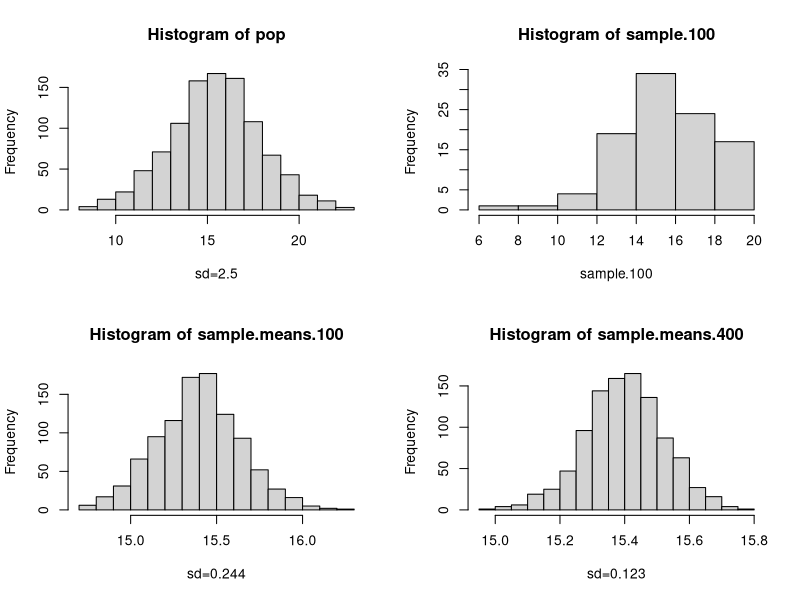
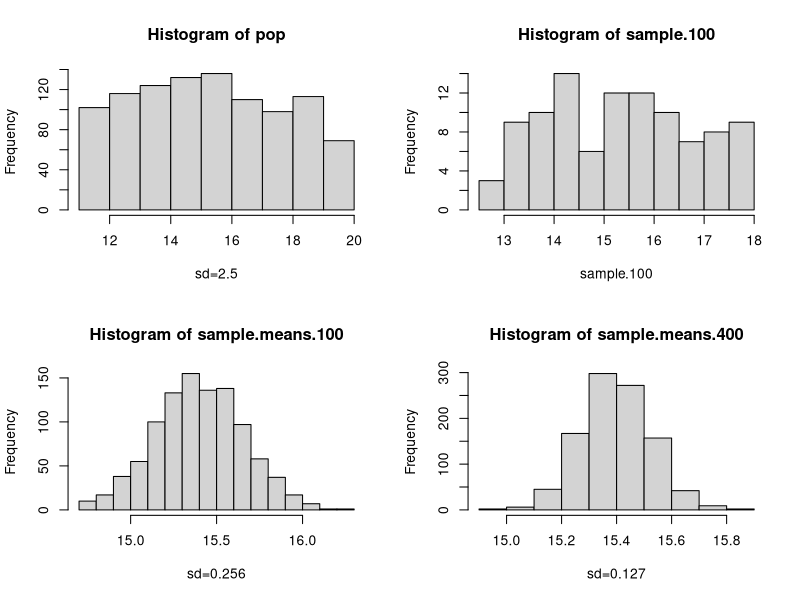
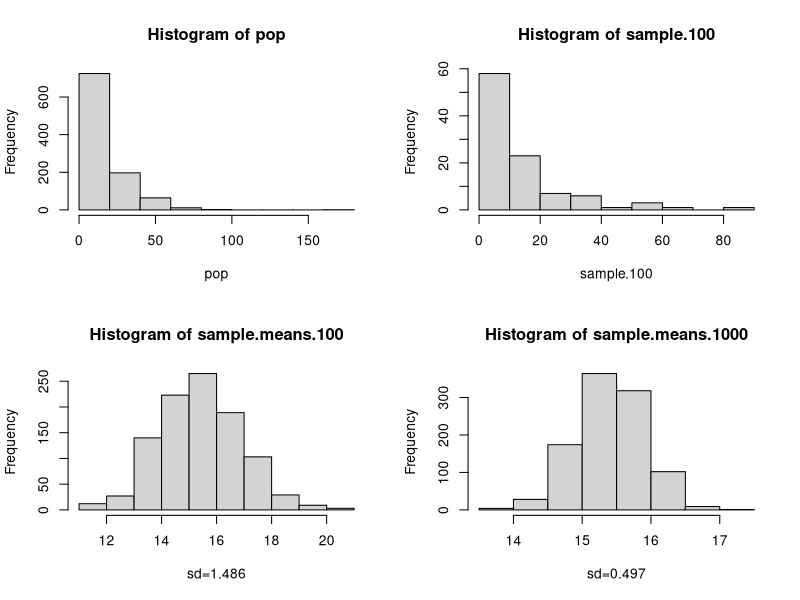
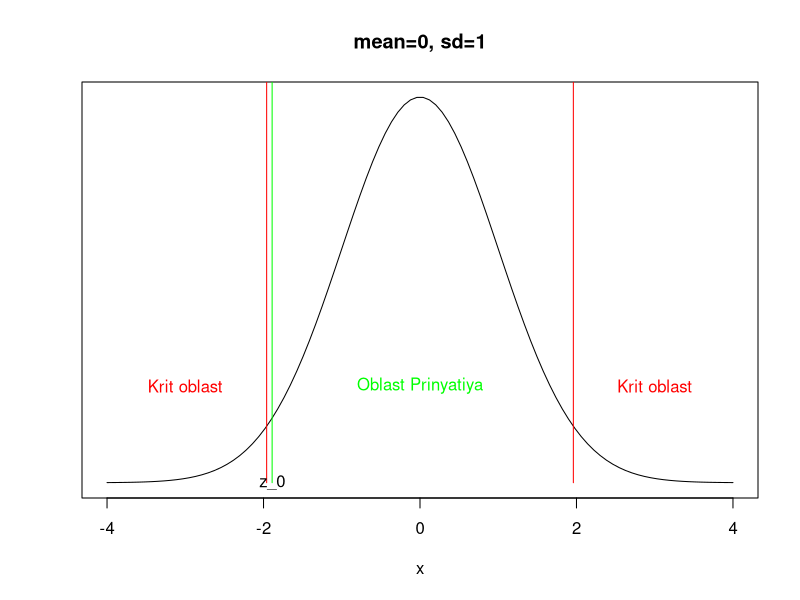
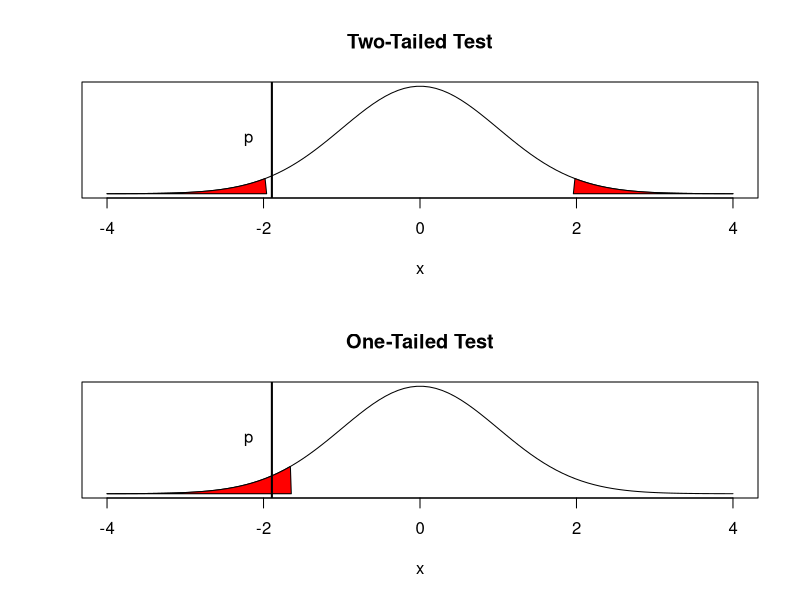

Generate these figures, in order, with R: (Note: this script raises an error after producing the figures.)
## ---- chunk 1
mean <- 15.4; sd <- 2.5;

op <- par(mfrow=c(2,2))

pop <- rnorm(1000, mean, sd)
hist(pop, xlab=paste0("sd=", sd))

sample.100 <- rnorm(100, mean, sd)
hist(sample.100)

sample.means.100 <- rep(NA, 1000)
for (i in 1:1000) {
  sample.100 <- rnorm(100, mean, sd)
  sample.means.100[i] <- mean(sample.100)
}
sigma.100 <- round(sqrt(var(sample.means.100)), 3)
hist(sample.means.100, xlab=paste0("sd=", sigma.100))


sample.means.400 <- rep(NA, 1000)
for (i in 1:1000) {
  sample.400 <- rnorm(400, mean, sd)
  sample.means.400[i] <- mean(sample.400)
}
sigma.400 <- round(sqrt(var(sample.means.400)), 3)
hist(sample.means.400, xlab=paste0("sd=", sigma.400))

par(op)
## ---- chunk 2
mean <- 15.4; sd <- 2.5;

d <- sd*sqrt(12)/2;

op <- par(mfrow=c(2,2))

pop <- runif(1000, min=mean-d, max=mean+d)
hist(pop, xlab=paste0("sd=", sd))

sample.100 <- runif(100, min=mean-sd, max=mean+sd)
hist(sample.100)

sample.means.100 <- rep(NA, 1000)
for (i in 1:1000) {
  sample.100 <- runif(100, min=mean-d, max=mean+d)
  sample.means.100[i] <- mean(sample.100)
}
sigma.100 <- round(sqrt(var(sample.means.100)), 3)
hist(sample.means.100, xlab=paste0("sd=", sigma.100))


sample.means.400 <- rep(NA, 1000)
for (i in 1:1000) {
  sample.400 <- runif(400, min=mean-d, max=mean+d)
  sample.means.400[i] <- mean(sample.400)
}
sigma.400 <- round(sqrt(var(sample.means.400)), 3)
hist(sample.means.400, xlab=paste0("sd=", sigma.400))

par(op)
## ---- chunk 3
mean <- 15.4

op <- par(mfrow=c(2,2))

pop <- rexp(1000, 1/mean)
hist(pop)

sample.100 <- rexp(100, 1/mean)
hist(sample.100)

sample.means.100 <- rep(NA, 1000)
for (i in 1:1000) {
  sample.100 <- rexp(100, 1/mean)
  sample.means.100[i] <- mean(sample.100)
}
sigma.100 <- round(sqrt(var(sample.means.100)), 3)
hist(sample.means.100, xlab=paste0("sd=", sigma.100))


sample.means.1000 <- rep(NA, 1000)
for (i in 1:1000) {
  sample.1000 <- rexp(1000, 1/mean)
  sample.means.1000[i] <- mean(sample.1000)
}
sigma.1000 <- round(sqrt(var(sample.means.1000)), 3)
hist(sample.means.1000, xlab=paste0("sd=", sigma.1000))

par(op)
## ---- chunk 4
xbar = 14.6            # выборочное среднее
mu0 = 15.4             # среднее генеральной совокупности
sigma = 2.5            # стандартное отклонение
n = 35                 # размер выборки
alpha = .05            # уровень значимости

z.half = qnorm(1-alpha/2) 

# Область принятия
c(-z.half, z.half)
# Значение статистики критерия
(z = (xbar-mu0)/(sigma/sqrt(n)))
## ---- chunk 5
mean = 0; sd = 1
x <- seq(-4,4,length=100)*sd + mean
y <- dnorm(x,mean,sd)
plot(x, y, type="l", xlab="x", ylab="", main="mean=0, sd=1", yaxt="n")
lines(c(-1.96,-1.96), c(0,1), col="red")
lines(c(1.96,1.96), c(0,1), col="red")
lines(c(-1.89,-1.89), c(0,1), col="green")
text(0,0.1,"Oblast Prinyatiya", col="green")
text(-3,0.1,"Krit oblast", col="red")
text(3,0.1,"Krit oblast", col="red")
text(-1.89,0,"z_0")
## ---- chunk 6
p_value = 2 * pnorm(z) # p-значение
p_value                # для нижнего "хвоста"
p_value < alpha
## ---- chunk 7
mean = 0; sd = 1

x <- seq(-4,4,length=100)*sd + mean
y <- dnorm(x,mean,sd)

alpha = .05 
z.alpha = qnorm(alpha) # односторонний критерий

op <- par(mfrow=c(2,1))

# Двусторонний критерий

plot(x, y, type="l", xlab="x", ylab="", main="Two-Tailed Test", yaxt="n")

i <- x <=-1.96
polygon(c(-4,x[i],-1.96), c(0,y[i],0), col="red")

i <- x >= 1.96
polygon(c(1.96,x[i],4), c(0,y[i],0), col="red")

lines(c(z,z), c(-.1,1), lwd=2)
text(z -.3,.2,"p")

# Односторонний критерий

plot(x, y, type="l", xlab="x", ylab="", main="One-Tailed Test", yaxt="n")

i <- x <= z.alpha
polygon(c(-4,x[i],z.alpha), c(0,y[i],0), col="red")

lines(c(z,z), c(-.1,1), lwd=2)
text(z -.3,.2,"p")
## ---- chunk 8
X1 = 6.2; X2 = 6.5; s1 = 1.3; s2 = 1.4; N1 = 324; N2 = 317
sigma = sqrt( s1^2/(N1-1) + s2^2/(N2-1) )
z = (X1-X2)/sigma
## ---- chunk 9
(X1-X2)/sigma
## ---- chunk 10
alpha = 0.05
pval = 2 * pnorm(z)
## ---- chunk 11
pval
## ---- chunk 12
pval < alpha
## ---- chunk 13
# Читаем данные
town.1959 <- read.table("data/town_ua_1959.csv", 
                        header=TRUE, sep=",")
# Логарифмируем
log.town.1959 <- log(town.1959[,3])
# Тест Шапиро-Уилка
shapiro.test(log.town.1959)
## ---- chunk 14
# Установим пакет для проверки гипотезы о нормальности
# распределения
# install.packages("nortest")
library(nortest)
lillie.test(log.town.1959)
